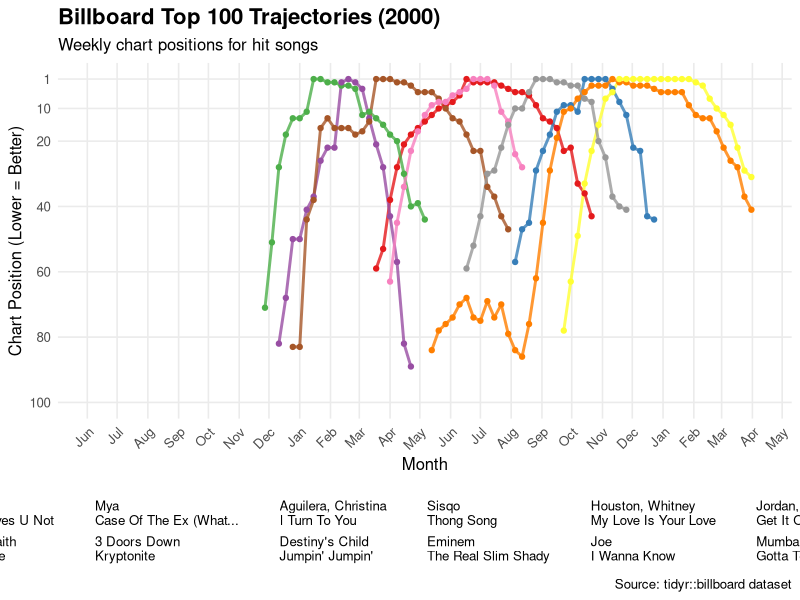

Reproduce this figure in R.
## ---- chunk 1
suppressPackageStartupMessages(library(tidyverse))
## ---- chunk 2
#| label: billboard-plot
#| fig-cap: "Top 5 Billboard Songs of 2000 - Weekly Performance"
#| fig-alt: "Line chart showing the weekly chart positions of 5 hit songs from 2000"

suppressPackageStartupMessages({
  library(tidyverse)
  library(glue)
})

# Prepare the data
top_songs <- billboard |> 
  pivot_longer(
    cols = starts_with("wk"),
    names_to = "week",
    values_to = "rank",
    values_drop_na = TRUE
  ) |> 
  mutate(
    week_num = parse_number(week),
    date = as.Date(date.entered) + 7*(week_num - 1)
  ) |> 
  # Filter to top-performing songs
  group_by(track) |> 
  filter(min(rank, na.rm = TRUE) <= 10) |> 
  ungroup() |> 
  # Create nice labels
  mutate(
    song_label = glue("{artist}\n{track}"),
    song_label = fct_reorder(song_label, rank, .fun = min)
  )

# Create the visualization
ggplot(top_songs, aes(x = date, y = rank, color = song_label)) +
  geom_line(linewidth = 1, alpha = 0.8) +
  geom_point(size = 1.5) +
  scale_y_reverse(
    limits = c(100, 1),
    breaks = c(1, 10, 20, 40, 60, 80, 100)
  ) +
  scale_x_date(
    date_breaks = "1 month",
    date_labels = "%b"
  ) +
  scale_color_brewer(palette = "Set1") +
  labs(
    title = "Billboard Top 100 Trajectories (2000)",
    subtitle = "Weekly chart positions for hit songs",
    x = "Month",
    y = "Chart Position (Lower = Better)",
    color = "Song",
    caption = "Source: tidyr::billboard dataset"
  ) +
  theme_minimal(base_size = 12) +
  theme(
    legend.position = "bottom",
    plot.title = element_text(face = "bold", size = 16),
    panel.grid.minor = element_blank(),
    axis.text.x = element_text(angle = 45, hjust = 1)
  ) +
  guides(color = guide_legend(nrow = 2))
